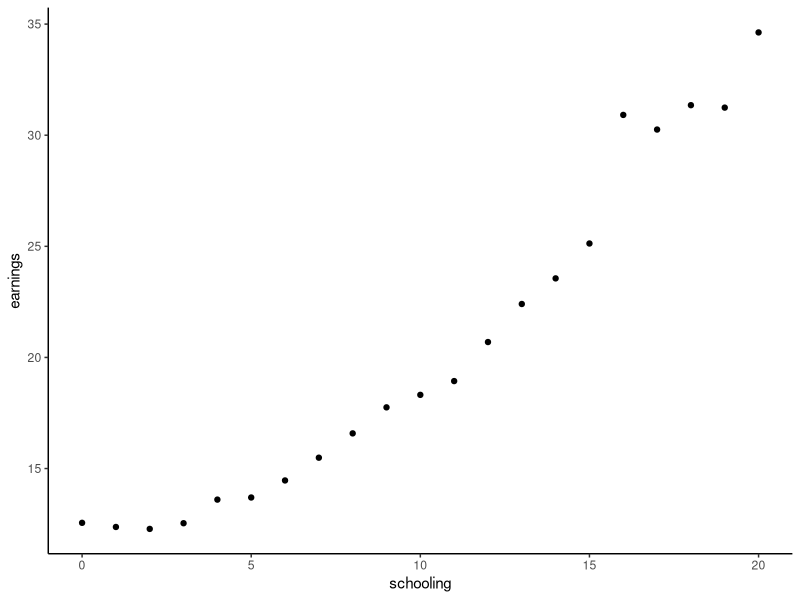
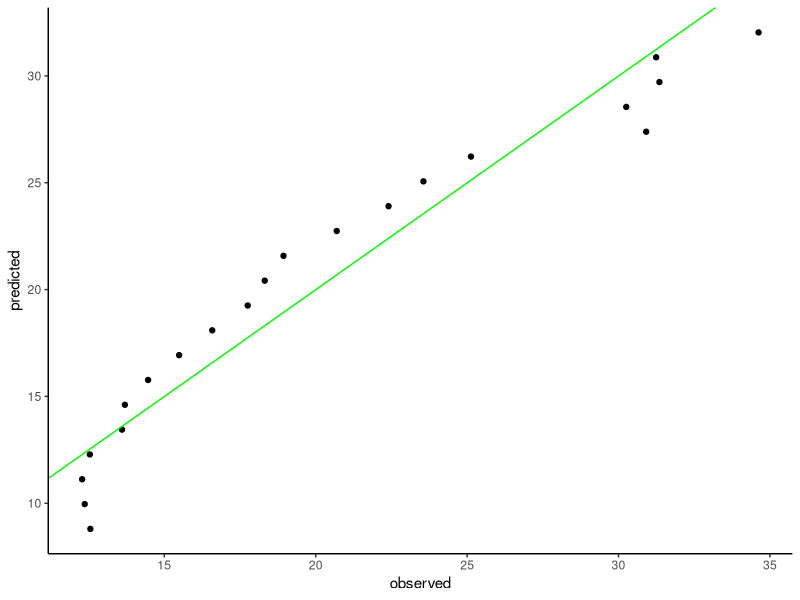
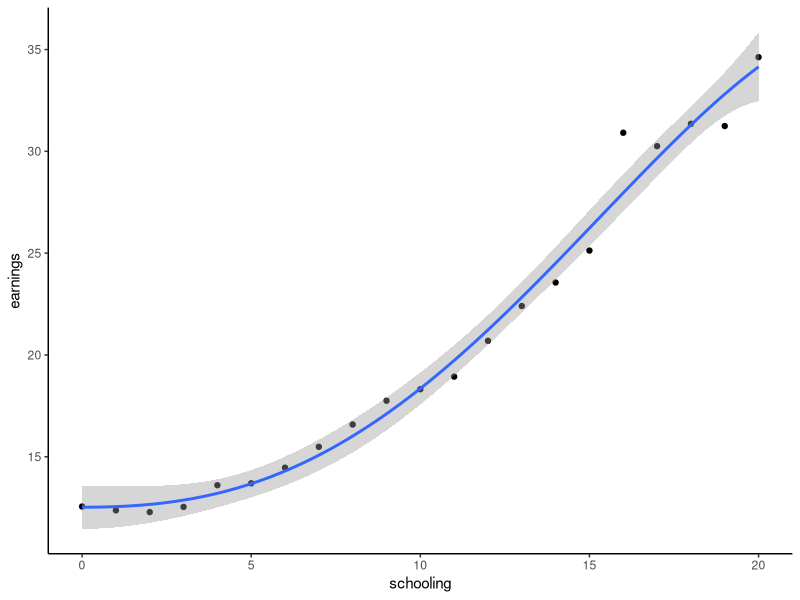
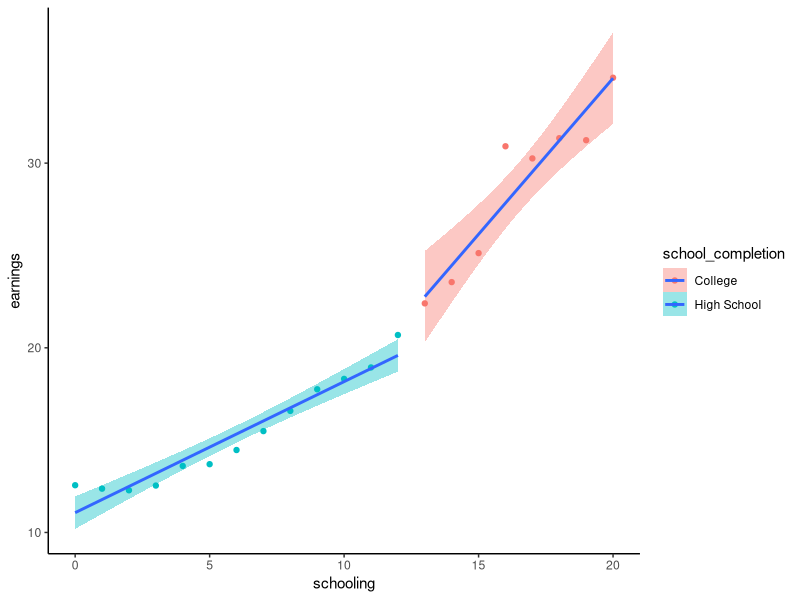
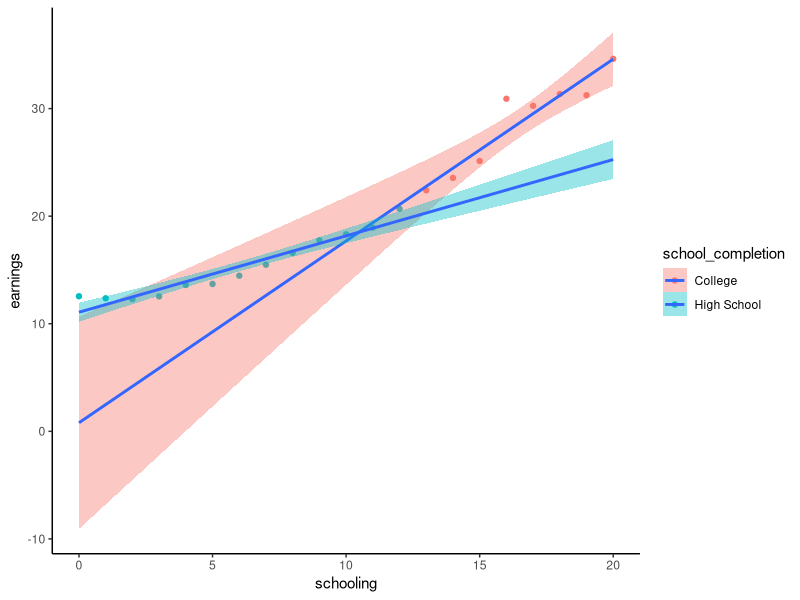
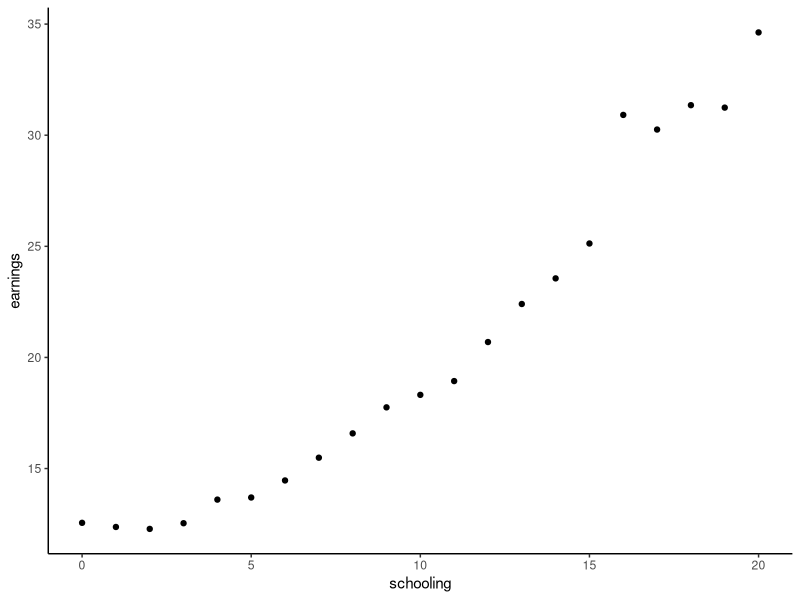
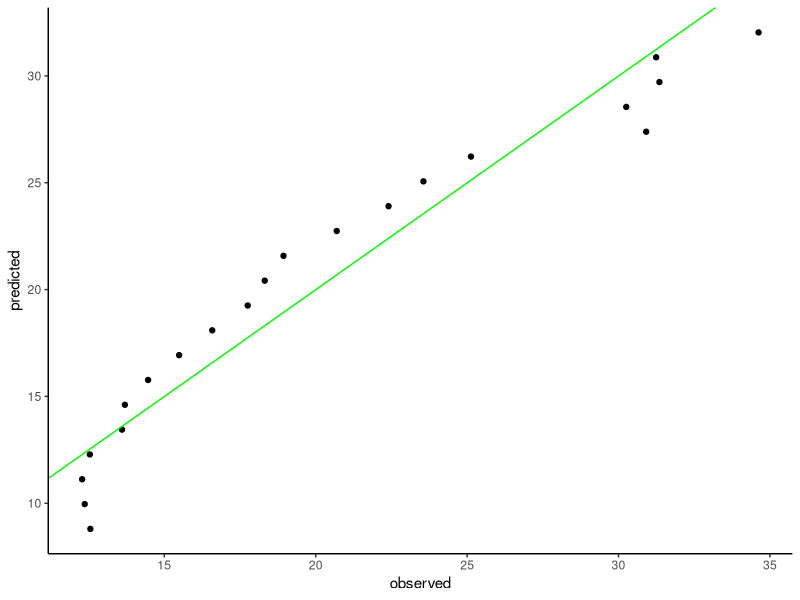
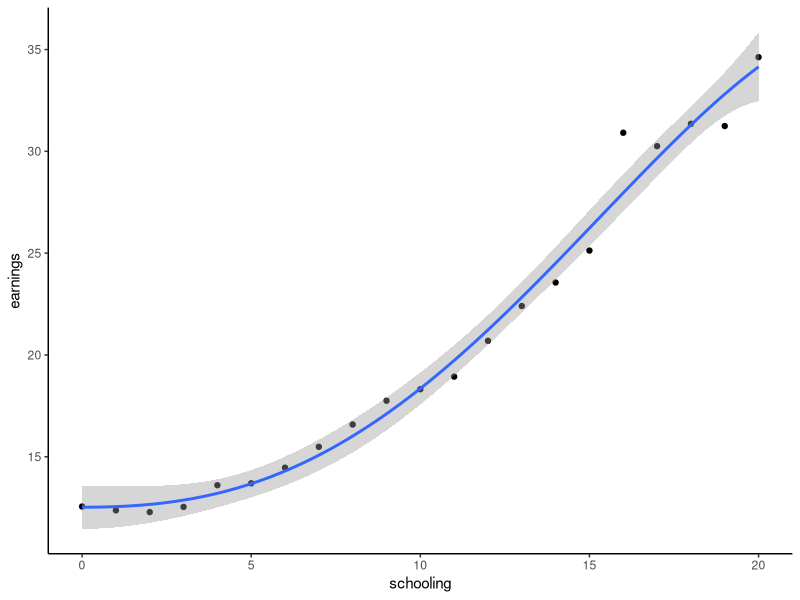

Recreate these plots in R, in order.
library(here)
library(ggplot2)
library(tidyverse)
here()
chapter_5_schooling_earn <- read_csv(here('just', 'Files for Data Exercises', 'SchoolingEarnings.csv'))
str(chapter_5_schooling_earn)

#5.1
reg_m1 <- lm(data = chapter_5_schooling_earn, earnings~schooling)
summary(reg_m1)

# scatterplot
ggplot(data = chapter_5_schooling_earn)+
  geom_point(mapping = aes(y = earnings, x = schooling))+
  theme_classic()
ggsave(here('just','Images', 'Figure 1.jpeg'))

#let's have a look at predicted values

predicted_data <- data.frame(predicted = predict(reg_m1),  
                        observed = chapter_5_schooling_earn$earnings, schooling = chapter_5_schooling_earn$schooling)

# plot predicted values and actual values
ggplot(predicted_data) +
  geom_point(mapping = aes(y = predicted, x = observed)) +
  geom_abline(color = "green")+
  theme_classic()
ggsave(here('just', 'Images', 'Figure 2.jpeg'))

# polynomials
reg_m2 <- lm(data = chapter_5_schooling_earn, earnings~schooling+I(schooling^2) + I(schooling^3)+ I(schooling^4))
summary(reg_m2)

### ggplot version
ggplot(data=chapter_5_schooling_earn, aes(schooling,earnings)) +
  geom_point() + 
  geom_smooth(method="lm", formula=y~I(x^4)+I(x^3)+I(x^2)) +
  theme_classic()
ggsave(here('just', 'Images', 'Figure 3.jpeg'))


# base R
jpeg(filename = here("just", "Images", "Figure 4.jpeg"), width = 8, height = 8, units = 'in', res = 500)
plot(x=chapter_5_schooling_earn$schooling, y=chapter_5_schooling_earn$earnings, pch=20, col="grey", xlab = 'Schooling', ylab = 'Earnings')

lines(chapter_5_schooling_earn$schooling, predict(lm(earnings~schooling, data=chapter_5_schooling_earn)), type="l", col="orange1", lwd=2)
lines(chapter_5_schooling_earn$schooling, predict(lm(earnings~I(schooling^2), data=chapter_5_schooling_earn)), type="l", col="pink1", lwd=2)
lines(chapter_5_schooling_earn$schooling, predict(lm(earnings~I(schooling^3), data=chapter_5_schooling_earn)), type="l", col="black", lwd=2)
lines(chapter_5_schooling_earn$schooling, predict(lm(earnings~I(schooling^4), data=chapter_5_schooling_earn)), type="l", col="yellow2", lwd=2)
lines(chapter_5_schooling_earn$schooling, predict(lm(earnings~poly(schooling,4)+poly(schooling,3)+poly(schooling,2)+poly(schooling,1), data=chapter_5_schooling_earn)), type="l", col="blue", lwd=2)
legend("topleft", 
       legend = c("y~x,  - linear","y~x^2", "y~x^3", "y~x^4", "y~x^4 + x^3+x^2 + x"), 
       col = c("orange","pink",'black', "yellow", "blue"),
       lty = 1, lwd=3
) 
dev.off()


##### Now we run regressions and draw plots for different schooling ranges
chapter_5_schooling_earn <- chapter_5_schooling_earn %>% 
  mutate(school_completion = ifelse(schooling>12, "College", "High School"))

ggplot(data = chapter_5_schooling_earn, aes(x = schooling, y = earnings))+
  geom_point(aes(colour = school_completion))+
  geom_smooth(method=lm, aes(fill=school_completion), se=TRUE, fullrange=FALSE)+
  theme_classic()
ggsave(here('just', 'Images', 'Figure 5.jpeg'))

#### New analyses to be continued
# I have to use data for those who have 12 or less years of schooling and predict for those who have more than 12 years of schooling
test_model <- lm(data = chapter_5_schooling_earn[chapter_5_schooling_earn$school_completion=="High School",], formula = earnings~schooling)
prediction_colleg <- predict(test_model, chapter_5_schooling_earn[chapter_5_schooling_earn$school_completion=="College",], type = 'response')


colleges <- chapter_5_schooling_earn[chapter_5_schooling_earn$school_completion=="College", 'earnings']
sqrt(mean((prediction_colleg-colleges$earnings))^2) # error is 5.903655


ggplot(data = chapter_5_schooling_earn, aes(x = schooling, y = earnings))+
  geom_point(aes(colour = school_completion))+
  geom_smooth(method=lm, aes(fill=school_completion), se=TRUE, fullrange=TRUE)+
  theme_classic()
ggsave(here('just', 'Images', 'Figure 6.jpeg'))


